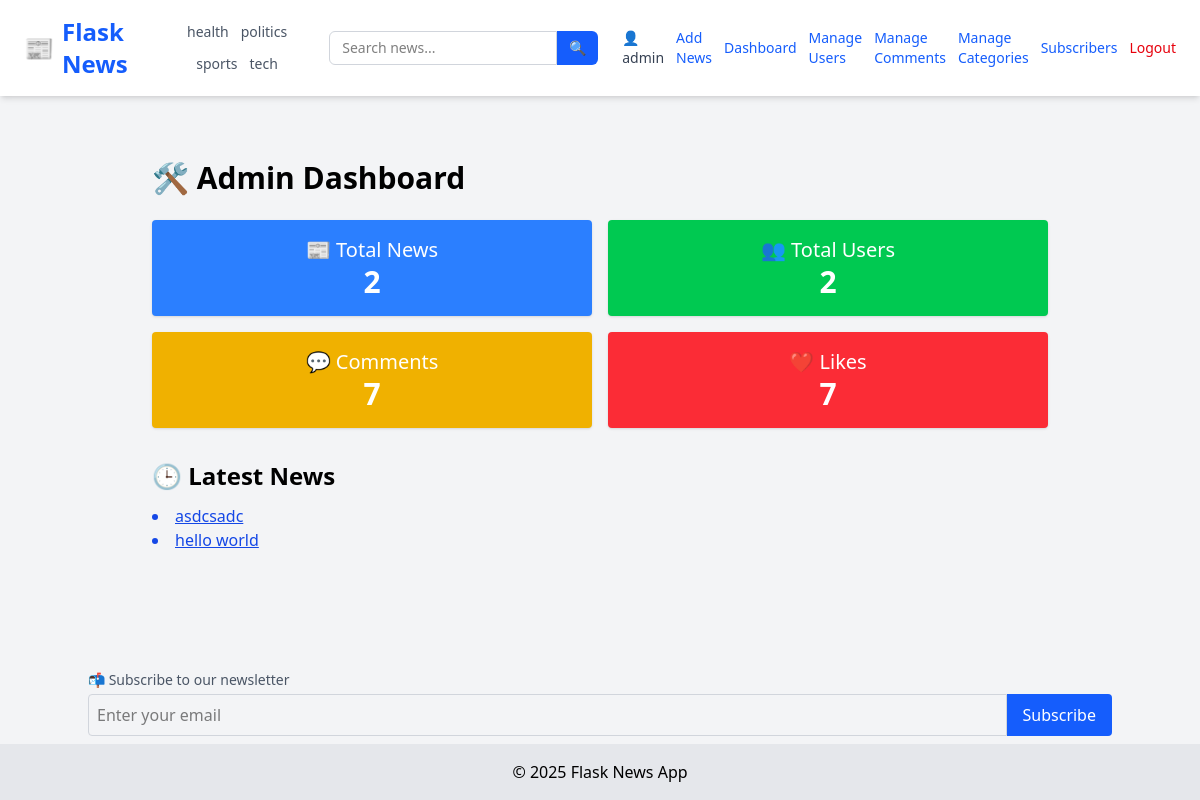
The app's page /admin/dashboard (signed in), older data.
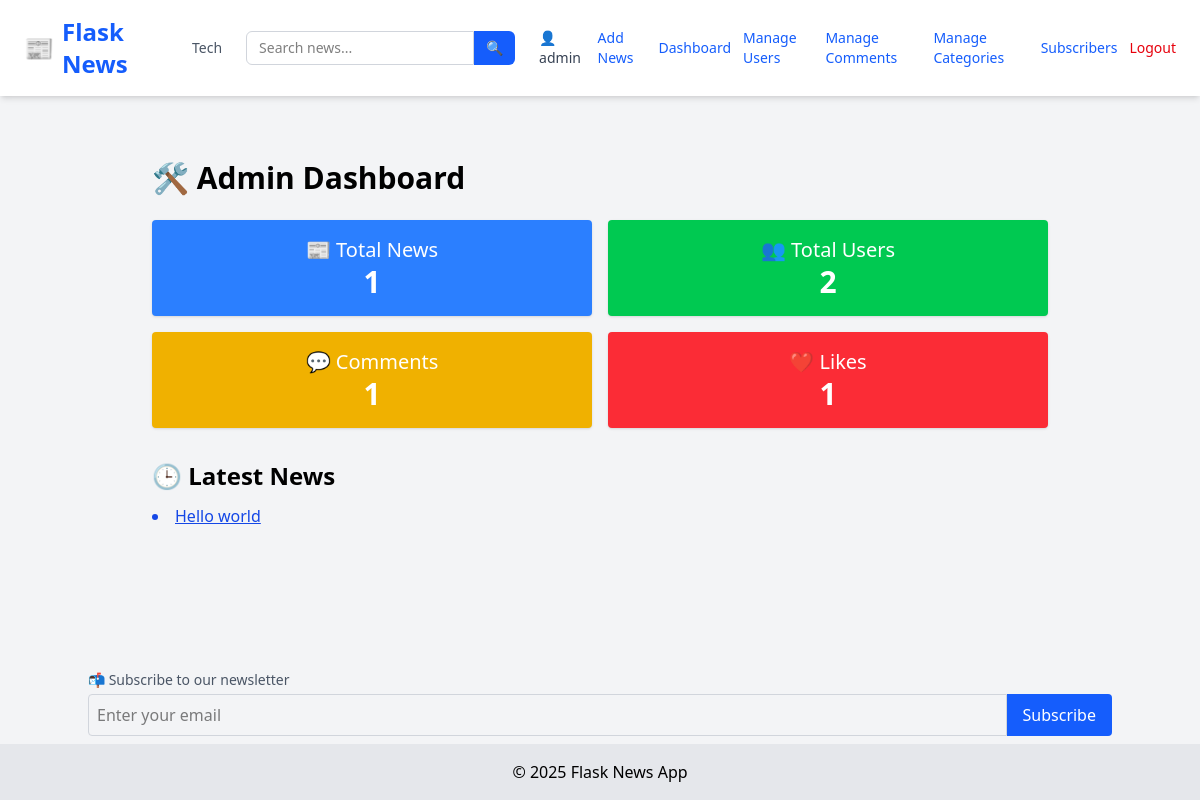
The same page, newer data.
### tables this page shows
CREATE TABLE categories (
            id INTEGER PRIMARY KEY AUTOINCREMENT,
            name TEXT UNIQUE NOT NULL
        );

CREATE TABLE news (
            id INTEGER PRIMARY KEY AUTOINCREMENT,
            title TEXT,
            content TEXT,
            image TEXT,
            author_id INTEGER,
            category_id INTEGER,
            view_count INTEGER DEFAULT 0,
            FOREIGN KEY(author_id) REFERENCES users(id),
            FOREIGN KEY(category_id) REFERENCES categories(id)
        );

### app/admin_routes.py (the view)
@admin.route('/admin/dashboard')
@login_required
@admin_only
def dashboard():
    conn = sqlite3.connect(current_app.config['DATABASE'])
    c = conn.cursor()
    c.execute("SELECT COUNT(*) FROM news")
    total_news = c.fetchone()[0]
    c.execute("SELECT COUNT(*) FROM users")
    total_users = c.fetchone()[0]
    c.execute("SELECT COUNT(*) FROM comments")
    total_comments = c.fetchone()[0]
    c.execute("SELECT COUNT(*) FROM likes")
    total_likes = c.fetchone()[0]
    c.execute("SELECT title, id FROM news ORDER BY id DESC LIMIT 5")
    latest_news = c.fetchall()
    conn.close()
    return render_template('admin/dashboard.html',
        total_news=total_news,
        total_users=total_users,
        total_comments=total_comments,
        total_likes=total_likes,
        latest_news=latest_news
    )

### app/__init__.py (called while the page is built)
def create_app():
    app = Flask(__name__, instance_relative_config=True)
    app.config.from_object('config.Config')
    from app.routes import main
    app.register_blueprint(main)
    from app.admin_routes import admin
    app.register_blueprint(admin)
    from app.user_routes import user
    app.register_blueprint(user)
    init_db(app)
    login_manager.init_app(app)
    @login_manager.user_loader
    def user_loader(user_id):
        return load_user(user_id)
    @app.context_processor
    def inject_now():
        return {'now': datetime.now}
    @app.context_processor
    def inject_categories():
        conn = sqlite3.connect(current_app.config['DATABASE'])
        c = conn.cursor()
        c.execute("SELECT id, name FROM categories ORDER BY name ASC")
        categories = c.fetchall()
        conn.close()
        return {'categories': categories}
    return app

### app/models.py (called while the page is built)
def load_user(user_id):
    conn = sqlite3.connect(current_app.config['DATABASE'])
    c = conn.cursor()
    c.execute("SELECT id, username,email, role FROM users WHERE id = ?", (user_id,))
    row = c.fetchone()
    conn.close()
    if row:
        return User(*row)
    return None

### app/templates/admin/dashboard.html
{% extends "layout.html" %} {% block title %}Admin Dashboard{% endblock %} {%
block content %}
<div class="max-w-4xl mx-auto py-10">
  <h1 class="text-3xl font-bold mb-6">🛠️ Admin Dashboard</h1>
  <div class="grid grid-cols-2 gap-4 text-center text-white mb-8">
    <div class="bg-blue-500 p-4 rounded shadow">
      <p class="text-xl">📰 Total News</p>
      <p class="text-3xl font-bold">{{ total_news }}</p>
    </div>
    <div class="bg-green-500 p-4 rounded shadow">
      <p class="text-xl">👥 Total Users</p>
      <p class="text-3xl font-bold">{{ total_users }}</p>
    </div>
    <div class="bg-yellow-500 p-4 rounded shadow">
      <p class="text-xl">💬 Comments</p>
      <p class="text-3xl font-bold">{{ total_comments }}</p>
    </div>
    <div class="bg-red-500 p-4 rounded shadow">
      <p class="text-xl">❤️ Likes</p>
      <p class="text-3xl font-bold">{{ total_likes }}</p>
    </div>
  </div>
  <h2 class="text-2xl font-semibold mb-3">🕒 Latest News</h2>
  <ul class="list-disc list-inside text-blue-700">
    {% for n in latest_news %}
    <li>
      <a href="{{ url_for('main.view_news', id=n[1]) }}" class="underline"
        >{{ n[0] }}</a
      >
    </li>
    {% endfor %}
  </ul>
</div>
{% endblock %}

### app/templates/layout.html (shortened to what this page needs)
<!DOCTYPE html>
<html lang="en">
  <head>
    <link
      rel="stylesheet"
      href="https://cdnjs.cloudflare.com/ajax/libs/font-awesome/4.7.0/css/font-awesome.min.css"
    />
    <script src="https://cdn.jsdelivr.net/npm/@tailwindcss/browser@4"></script>
  </head>
  <body class="bg-gray-100 min-h-screen flex flex-col">
    <nav
      class="bg-white shadow-md px-6 py-4 flex flex-wrap md:flex-nowrap justify-between items-center"
    >
      <a
        href="/"
        class="text-2xl font-extrabold text-blue-600 flex items-center gap-2"
      >
        📰 <span>Flask News</span>
      </a>
      <div
        class="flex flex-wrap justify-center gap-3 mt-4 md:mt-0 md:ml-6 text-sm text-gray-600 font-medium"
      >
        {% for cat in categories %}
        <a
          href="{{ url_for('main.filter_by_category', name=cat[1]) }}"
          class="hover:text-blue-600 transition-colors"
        >
          {{ cat[1] }}
        </a>
        {% endfor %}
      </div>
      <form
        method="GET"
        action="{{ url_for('main.search') }}"
        class="flex mt-4 md:mt-0 md:ml-6"
      >
        <input
          type="text"
          name="q"
          placeholder="Search news..."
          required
          class="px-3 py-1.5 border rounded-l-md border-gray-300 focus:outline-none focus:ring focus:border-blue-500 text-sm"
        />
        <button
          type="submit"
          class="px-3 py-1.5 bg-blue-600 text-white rounded-r-md text-sm hover:bg-blue-700 transition-colors"
        >
          🔍
        </button>
      </form>
      <div class="flex items-center gap-3 mt-4 md:mt-0 md:ml-6 text-sm">
        {% if current_user.is_authenticated %}
        <a href="{{ url_for('user.user_profile', email=current_user.email) }}"
          ><span class="text-gray-700">👤 {{ current_user.username }}</span></a
        >
        {% if current_user.role == 'admin' %}
        <a href="/add" class="text-blue-600 hover:underline">Add News</a>
        <a
          href="{{url_for('admin.dashboard')}}"
          class="text-blue-600 hover:underline"
          >Dashboard</a
        >
        <a
          href="{{ url_for('admin.manage_users') }}"
          class="text-blue-600 hover:underline"
          >Manage Users</a
        >
        <a
          href="{{ url_for('admin.manage_comments') }}"
          class="text-blue-600 hover:underline"
        >
          Manage Comments</a
        >
        <a
          href="{{ url_for('admin.manage_categories') }}"
          class="text-blue-600 hover:underline"
        >
          Manage Categories</a
        >
        <a
          href="{{ url_for('admin.view_subscribers') }}"
          class="text-blue-600 hover:underline"
          >Subscribers</a
        >
        {% endif %}
        <a href="/logout" class="text-red-600 hover:underline">Logout</a>
        {% else %}
        <a href="/login" class="text-blue-600 hover:underline">Login</a>
        <a href="/register" class="text-blue-600 hover:underline">Register</a>
        {% endif %}
      </div>
    </nav>
    <main class="flex-grow container mx-auto p-6">
       {% block content %}{% endblock %}
    </main>
    <div class="container mx-auto mb-2">
      <form action="{{ url_for('user.subscribe') }}" method="POST" class="mt-4">
        <label class="block text-sm text-gray-600 mb-1"
          >📬 Subscribe to our newsletter</label
        >
        <div class="flex">
          <input
            type="email"
            name="email"
            required
            placeholder="Enter your email"
            class="w-full p-2 rounded-l border border-gray-300"
          />
          <button type="submit" class="bg-blue-600 text-white px-4 rounded-r">
            Subscribe
          </button>
        </div>
      </form>
    </div>
    <footer class="bg-gray-200 text-center py-4">
      &copy; {{ now().year }} Flask News App
    </footer>
  </body>
</html>

Row changes from the older to the newer data that the page shows:
removed categories: name "health"
removed categories: name "politics"
removed categories: name "sports"
removed categories: name "tech"
removed news: title "asdcsadc"
added categories: name "Tech"
changed news: title "hello world" → "Hello world"
Text that changed along with them:
{{ total_news }}: "2" → "1"
{{ total_comments }}: "7" → "1"
{{ total_likes }}: "7" → "1"
